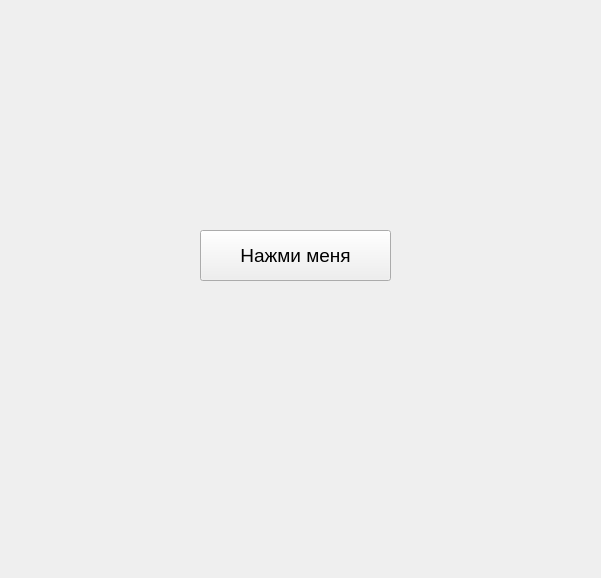
<?xml version="1.0" encoding="UTF-8"?>
<ui version="4.0">
 <class>MainWindow</class>
 <widget class="QMainWindow" name="MainWindow">
  <property name="geometry">
   <rect>
    <x>0</x>
    <y>0</y>
    <width>601</width>
    <height>578</height>
   </rect>
  </property>
  <property name="windowTitle">
   <string>MainWindow</string>
  </property>
  <widget class="QWidget" name="centralwidget">
   <widget class="QPushButton" name="button">
    <property name="geometry">
     <rect>
      <x>200</x>
      <y>230</y>
      <width>191</width>
      <height>51</height>
     </rect>
    </property>
    <property name="font">
     <font>
      <pointsize>14</pointsize>
     </font>
    </property>
    <property name="text">
     <string>Нажми меня</string>
    </property>
   </widget>
  </widget>
 </widget>
 <resources/>
 <connections/>
</ui>
